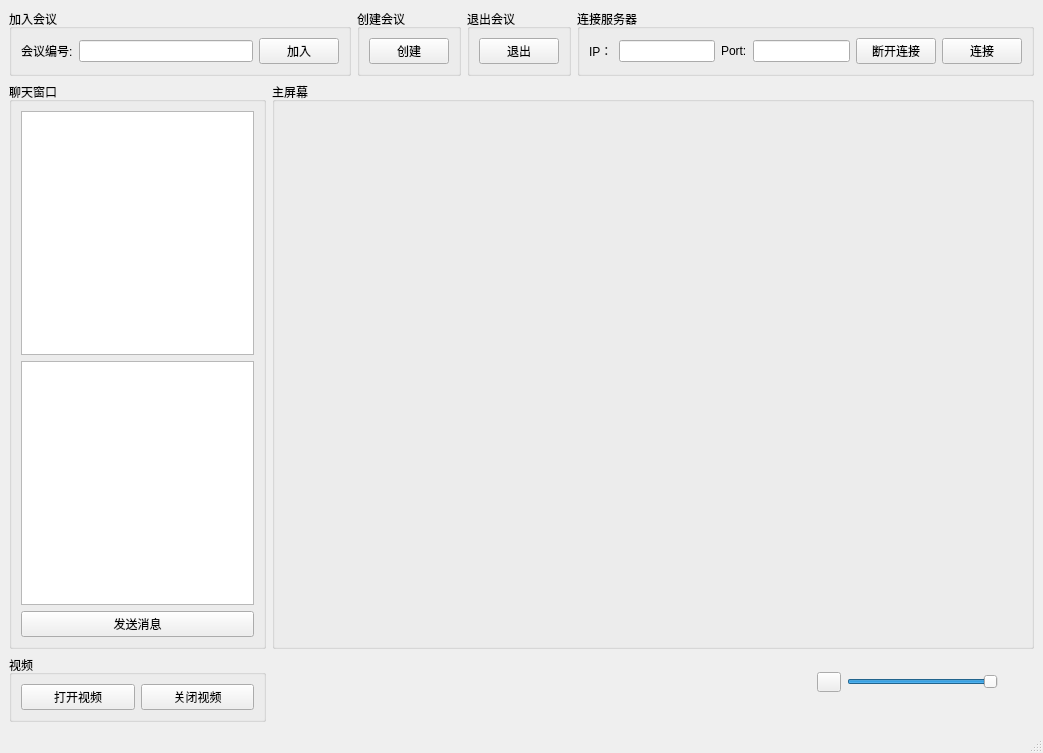
<?xml version="1.0" encoding="UTF-8"?>
<ui version="4.0">
 <class>MainWindow</class>
 <widget class="QMainWindow" name="MainWindow">
  <property name="geometry">
   <rect>
    <x>0</x>
    <y>0</y>
    <width>1043</width>
    <height>753</height>
   </rect>
  </property>
  <property name="windowTitle">
   <string>MainWindow</string>
  </property>
  <widget class="QWidget" name="centralwidget">
   <layout class="QGridLayout" name="gridLayout_4">
    <item row="0" column="0" colspan="3">
     <widget class="QGroupBox" name="groupBox">
      <property name="title">
       <string>加入会议</string>
      </property>
      <layout class="QHBoxLayout" name="horizontalLayout">
       <item>
        <widget class="QLabel" name="label">
         <property name="text">
          <string>会议编号:</string>
         </property>
        </widget>
       </item>
       <item>
        <widget class="QLineEdit" name="lineEdit_numbering"/>
       </item>
       <item>
        <widget class="QPushButton" name="pushButton_Join">
         <property name="text">
          <string>加入</string>
         </property>
        </widget>
       </item>
      </layout>
     </widget>
    </item>
    <item row="0" column="3">
     <widget class="QGroupBox" name="groupBox_2">
      <property name="title">
       <string>创建会议</string>
      </property>
      <layout class="QHBoxLayout" name="horizontalLayout_2">
       <item>
        <widget class="QPushButton" name="pushButton_Create">
         <property name="text">
          <string>创建</string>
         </property>
        </widget>
       </item>
      </layout>
     </widget>
    </item>
    <item row="0" column="4">
     <widget class="QGroupBox" name="groupBox_3">
      <property name="title">
       <string>退出会议</string>
      </property>
      <layout class="QHBoxLayout" name="horizontalLayout_3">
       <item>
        <widget class="QPushButton" name="pushButton_Quit">
         <property name="text">
          <string>退出</string>
         </property>
        </widget>
       </item>
      </layout>
     </widget>
    </item>
    <item row="0" column="5" colspan="2">
     <widget class="QGroupBox" name="groupBox_4">
      <property name="title">
       <string>连接服务器</string>
      </property>
      <layout class="QHBoxLayout" name="horizontalLayout_4">
       <item>
        <widget class="QLabel" name="label_2">
         <property name="text">
          <string>IP：</string>
         </property>
        </widget>
       </item>
       <item>
        <widget class="QLineEdit" name="lineEdit_ip"/>
       </item>
       <item>
        <widget class="QLabel" name="label_3">
         <property name="text">
          <string>Port:</string>
         </property>
        </widget>
       </item>
       <item>
        <widget class="QLineEdit" name="lineEdit_port"/>
       </item>
       <item>
        <widget class="QPushButton" name="pushButton_disconnect">
         <property name="text">
          <string>断开连接</string>
         </property>
        </widget>
       </item>
       <item>
        <widget class="QPushButton" name="pushButton_Connect">
         <property name="text">
          <string>连接</string>
         </property>
        </widget>
       </item>
      </layout>
     </widget>
    </item>
    <item row="1" column="0" colspan="2">
     <widget class="QGroupBox" name="groupBox_5">
      <property name="title">
       <string>聊天窗口</string>
      </property>
      <layout class="QGridLayout" name="gridLayout">
       <item row="0" column="0">
        <widget class="QTextEdit" name="textEdit_output"/>
       </item>
       <item row="1" column="0">
        <widget class="QTextEdit" name="textEdit_input"/>
       </item>
       <item row="2" column="0">
        <widget class="QPushButton" name="pushButton_message">
         <property name="text">
          <string>发送消息</string>
         </property>
        </widget>
       </item>
      </layout>
     </widget>
    </item>
    <item row="1" column="2" colspan="5">
     <widget class="QGroupBox" name="groupBox_6">
      <property name="title">
       <string>主屏幕</string>
      </property>
      <layout class="QGridLayout" name="gridLayout_2">
       <item row="0" column="0">
        <widget class="QLabel" name="label_video">
         <property name="text">
          <string/>
         </property>
        </widget>
       </item>
      </layout>
     </widget>
    </item>
    <item row="2" column="6">
     <widget class="QWidget" name="widget" native="true">
      <widget class="QPushButton" name="pushButton_mute">
       <property name="geometry">
        <rect>
         <x>9</x>
         <y>17</y>
         <width>24</width>
         <height>20</height>
        </rect>
       </property>
       <property name="styleSheet">
        <string notr="true">border-image:url(:/image/video1.png);</string>
       </property>
       <property name="text">
        <string/>
       </property>
      </widget>
      <widget class="QSlider" name="horizontalSlider">
       <property name="geometry">
        <rect>
         <x>39</x>
         <y>16</y>
         <width>151</width>
         <height>22</height>
        </rect>
       </property>
       <property name="toolTipDuration">
        <number>-1</number>
       </property>
       <property name="value">
        <number>99</number>
       </property>
       <property name="orientation">
        <enum>Qt::Horizontal</enum>
       </property>
      </widget>
     </widget>
    </item>
    <item row="2" column="0" colspan="2">
     <widget class="QGroupBox" name="groupBox_7">
      <property name="title">
       <string>视频</string>
      </property>
      <layout class="QHBoxLayout" name="horizontalLayout_5">
       <item>
        <widget class="QPushButton" name="pushButton_video">
         <property name="text">
          <string>打开视频</string>
         </property>
        </widget>
       </item>
       <item>
        <widget class="QPushButton" name="pushButton_disvideo">
         <property name="text">
          <string>关闭视频</string>
         </property>
        </widget>
       </item>
      </layout>
     </widget>
    </item>
   </layout>
  </widget>
  <widget class="QMenuBar" name="menubar">
   <property name="geometry">
    <rect>
     <x>0</x>
     <y>0</y>
     <width>1043</width>
     <height>23</height>
    </rect>
   </property>
  </widget>
  <widget class="QStatusBar" name="statusbar"/>
 </widget>
 <resources/>
 <connections/>
</ui>
